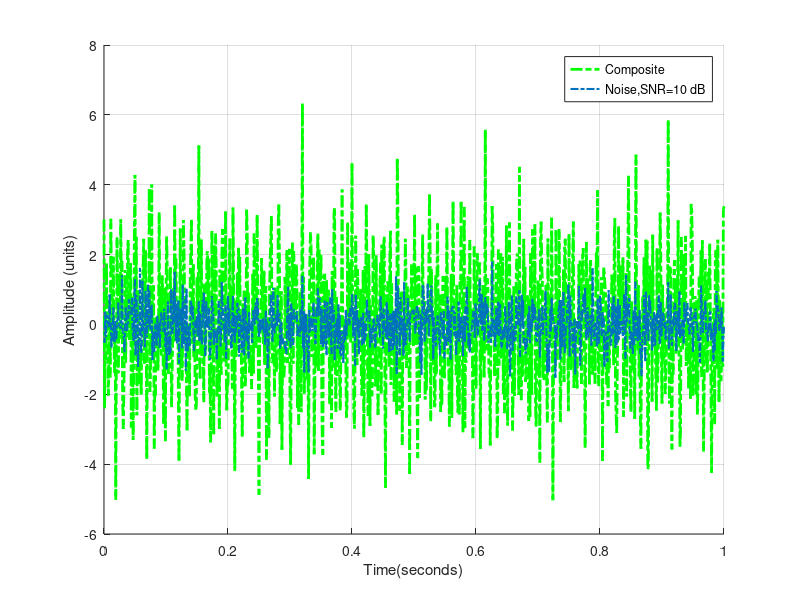
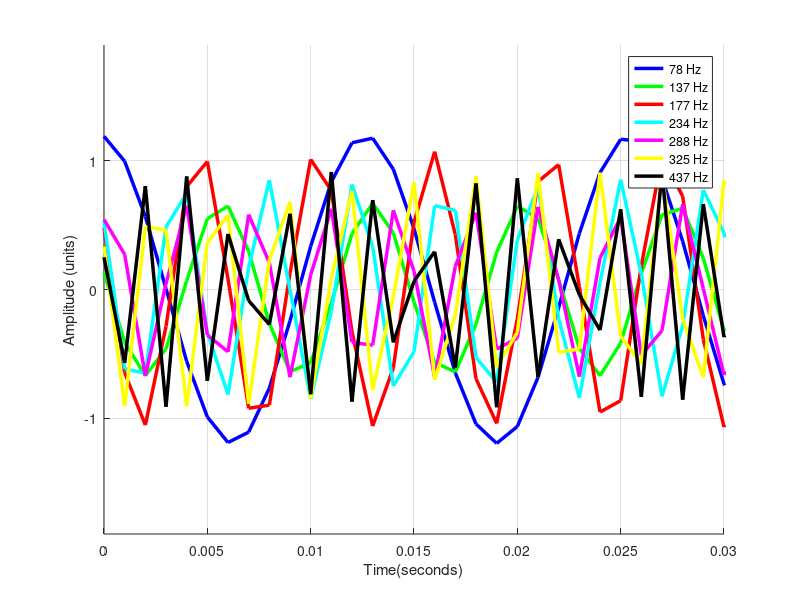
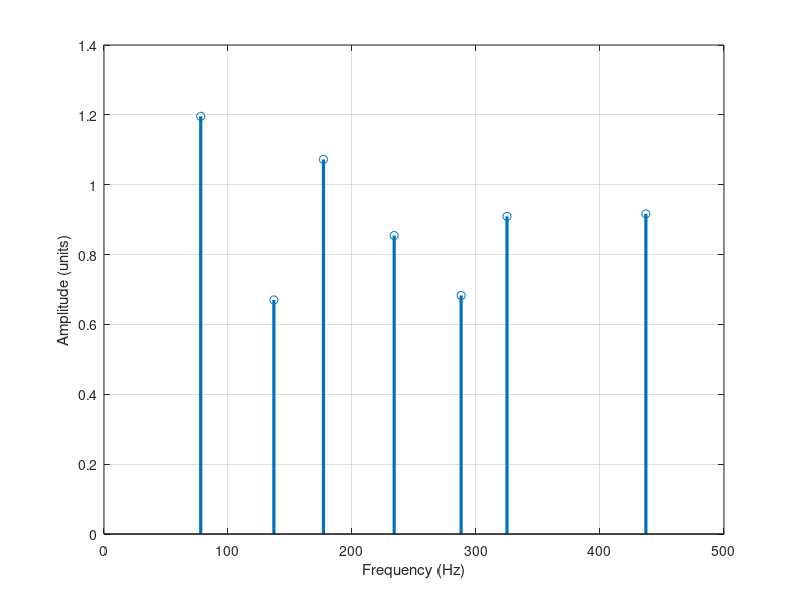

Write MATLAB code to recreate these figures, in order. (Note: this script raises an error after producing the figures.)
clear all;
close all;
clc;


%---------------------------Few initializations---------------------------%
T = 0.001;
a = 0;
b = 1;
t= [a:T:b];
%-------------------------------------------------------------------------%

%--------------------------Speficied Parameters for the signal----------%
N = length(t);
K = 7;
A =  .5 + (1)*rand(1,K);
phi = pi* rand(1,K);

f = [78, 137, 177, 234, 288, 325, 437];

PureSignal =  zeros (1,N);
Signals = zeros (K,N);
for i =1: K
    Signals(i,:) = A(i)*sin(2*pi*f(i)*t + phi(i));  
    PureSignal = PureSignal +  Signals(i,:);
end
SNRdB = 10;
Y =awgn(PureSignal,SNRdB,'measured');   % infecting the signal with noise


linewidth = 2.5;
figure,
hold on
plot(t, Y,'-.g','LineWidth',  linewidth-.5)
plot(t, Y - PureSignal, '-.', 'LineWidth', linewidth-1)
hold off
ylabel ('Amplitude (units)')
xlabel('Time(seconds)')
noise = strcat('Noise,SNR=', num2str(SNRdB), ' dB')
legend('Composite',noise)
grid on
% print -depsc2 SevenSignals_Noise

colors = ['b','g','r','c','m','y','k'];
figure, 
hold on
for i =1:K 
    plot (t,Signals(i,:), colors(i), 'LineWidth', linewidth);
end
hold off
axis ([.0 .03 -1.9 1.9])
str1 = strcat(num2str(f(1)), ' Hz');
str2 = strcat(num2str(f(2)), ' Hz');
str3 = strcat(num2str(f(3)), ' Hz');
str4 = strcat(num2str(f(4)), ' Hz');
str5 = strcat(num2str(f(5)), ' Hz');
str6 = strcat(num2str(f(6)), ' Hz');
str7 = strcat(num2str(f(7)), ' Hz');
ylabel ('Amplitude (units)')
xlabel('Time(seconds)')
legend( str1,str2,str3,str4,str5,str6,str7)
grid on 
% print -depsc2 DecomSevenSignals_Noise


figure, stem (f, A, 'LineWidth', 2.3)
xlabel('Frequency (Hz)')
ylabel ('Amplitude (units)')
grid on


initialFreqs = [70, 130, 180, 240, 270, 330, 450];     % Narrow BandPass center initial Frequencies

%----------------------Prefiltered Configuration -------------------------%

% Passband  +- 10% from initial center frequency %
% Stopband  +- 15% from initial center frequency %

Fs = 1/T; % 1 kHz sampling frequency as defined in the signal

d=fdesign.bandpass('Fst1,Fp1,Fp2,Fst2,Ast1,Ap,Ast2' , initialFreqs(1)-.15* initialFreqs(1) , initialFreqs(1)-.1* initialFreqs(1) ,initialFreqs(1) + .12* initialFreqs(1), initialFreqs(1) + .18* initialFreqs(1), 90,2,90, Fs); 
% designmethods(d);
Hd1 = design(d,'equiripple');


d=fdesign.bandpass('Fst1,Fp1,Fp2,Fst2,Ast1,Ap,Ast2' , initialFreqs(2)-.15* initialFreqs(2) , initialFreqs(2)-.1* initialFreqs(2) ,initialFreqs(2) + .1* initialFreqs(2), initialFreqs(2) + .15* initialFreqs(2), 90,2,90, Fs); 
Hd2 = design(d,'equiripple');

d=fdesign.bandpass('Fst1,Fp1,Fp2,Fst2,Ast1,Ap,Ast2' , initialFreqs(3)-.15* initialFreqs(3) , initialFreqs(3)-.1* initialFreqs(3) ,initialFreqs(3) + .1* initialFreqs(3), initialFreqs(3) + .15* initialFreqs(3), 90,2,90, Fs); 
Hd3 = design(d,'equiripple');

d=fdesign.bandpass('Fst1,Fp1,Fp2,Fst2,Ast1,Ap,Ast2' , initialFreqs(4)-.15* initialFreqs(4) , initialFreqs(4)-.1* initialFreqs(4) ,initialFreqs(4) + .1* initialFreqs(4), initialFreqs(4) + .15* initialFreqs(4), 90,2,90, Fs); 
Hd4 = design(d,'equiripple');

d=fdesign.bandpass('Fst1,Fp1,Fp2,Fst2,Ast1,Ap,Ast2' , initialFreqs(5)-.1* initialFreqs(5) , initialFreqs(5)-.08* initialFreqs(5) ,initialFreqs(5) + .08* initialFreqs(5), initialFreqs(5) + .15* initialFreqs(5), 90,2,90, Fs); 
Hd5 = design(d,'equiripple');

d=fdesign.bandpass('Fst1,Fp1,Fp2,Fst2,Ast1,Ap,Ast2' , initialFreqs(6)-.04* initialFreqs(6) , initialFreqs(6)-.02* initialFreqs(6) ,initialFreqs(6) + .02* initialFreqs(6), initialFreqs(6) + .04* initialFreqs(6), 90,2,90, Fs); 
Hd6 = design(d,'equiripple');

d=fdesign.bandpass('Fst1,Fp1,Fp2,Fst2,Ast1,Ap,Ast2' , initialFreqs(7)-.1* initialFreqs(7) , initialFreqs(7)-.04* initialFreqs(7) ,initialFreqs(7) + .04* initialFreqs(7), initialFreqs(7) + .1* initialFreqs(7), 90,2,90, Fs); 
Hd7 = design(d,'equiripple');

h = fvtool(Hd1,Hd2, Hd3, Hd4, Hd5, Hd6, Hd7 );   % get the handle to the graphics
set(h,'DesignMask','off'); % Turn off design mask
hchildren = get(h,'children');
haxes = hchildren(strcmpi(get(hchildren,'type'),'axes'));
hline = get(haxes,'children');
set(hline,'LineWidth', 1.8)
str1 = strcat('Bandpass, f_1(center) = ', num2str(initialFreqs(1)), 'Hz');
str2 = strcat('Bandpass, f_2(center) = ', num2str(initialFreqs(2)), 'Hz');
str3 = strcat('Bandpass, f_3(center) = ', num2str(initialFreqs(3)), 'Hz');
str4 = strcat('Bandpass, f_4(center) = ', num2str(initialFreqs(4)), 'Hz');
str5 = strcat('Bandpass, f_5(center) = ', num2str(initialFreqs(5)), 'Hz');
str6 = strcat('Bandpass, f_6(center) = ', num2str(initialFreqs(6)), 'Hz');
str7 = strcat('Bandpass, f_7(center) = ', num2str(initialFreqs(7)), 'Hz');
legend (str1,str2, str3, str4, str5, str6, str7);


NewY= filter(Hd1,Y);                            % Prefiltering
% figure, plot(t, Y, t , NewY)
% xlabel('t(sec)')
% ylabel('A(units)')
% legend('Signal', 'Filtered in 70 Hz range')

gamma = 0.001;
xi  = .15;
[X1, X2,X13]= NonUniform4thOrderANFFixedBlock(NewY, t, 2*pi*initialFreqs(1), gamma, xi);


NewY= filter(Hd2,Y);                            % Prefiltering

gamma = 0.001;
xi  = .15;
[X1, X2,X23]= NonUniform4thOrderANFFixedBlock(NewY, t, 2*pi*initialFreqs(2), gamma, xi);


NewY= filter(Hd3,Y);                            % Prefiltering

gamma = 0.001;
xi  = .15;
[X1, X2,X33]= NonUniform4thOrderANFFixedBlock(NewY, t, 2*pi*initialFreqs(3), gamma, xi);

NewY= filter(Hd4,Y);                           % Prefiltering

gamma = 0.001;
xi  = .015;
[X1, X2,X43]= NonUniform4thOrderANFFixedBlock(NewY, t, 2*pi* initialFreqs(4), gamma, xi);


%----------------------Using High Frequency estimation Trick for the other 3 freq--------------%

%-----------------------------Estimating f(5)---------------------------%
% figure, plot(t, Y);
NewY= filter(Hd5,Y);                          % Prefiltering
% figure, plot(t, NewY); 

deltaf = 70;                                % select offset 
f_c1 = initialFreqs(5)+deltaf;
Y_Sine  = NewY .* sin(2*pi*f_c1* t);           % Sine Modulate

Y_Cosine  = NewY .* cos(2*pi*f_c1* t);         % Cosine Modulate


d=fdesign.lowpass('Fp,Fst,Ap,Ast', deltaf, deltaf+10,1,90, Fs); 
Hd = design(d,'equiripple');
h = fvtool(Hd);   % get the handle to the graphics
set(h,'DesignMask','off'); % Turn off design mask
hchildren = get(h,'children');
haxes = hchildren(strcmpi(get(hchildren,'type'),'axes'));
hline = get(haxes,'children');
set(hline,'LineWidth', 1.8)
legend('lowpass filter')

% figure, plot(t, Y_Sine)
Y_Sine = filter(Hd,Y_Sine);                     % Apply Lowpass 1 stage
% figure, plot(t, Y_Sine)
Y_Cosine = filter(Hd,Y_Cosine);                 % Apply Lowpass 2 stage

A_Estimated = sum( sqrt( (2*Y_Sine).^2 + (2* Y_Cosine).^2) )/ length(t);  
Y_Sine =  Y_Sine / A_Estimated * 1.5;

% figure, plot(t,Y_Sine)

gamma = 0.001;
xi  = .15; 
[X1, X2,X53]= NonUniform4thOrderANFFixedBlock(Y_Sine, t, 2*pi*deltaf, gamma, xi);

%------------------------------------------------------------------------%


%--------------------------Estimating f(6)-----------------------------%
NewY= filter(Hd6,Y);                          % Prefiltering
% figure, plot(t, NewY); 

deltaf = 80;                                % select offset 
f_c2 = initialFreqs(6)+deltaf;
Y_Sine  = NewY .* sin(2*pi*f_c2* t);           % Sine Modulate

Y_Cosine  = NewY .* cos(2*pi*f_c2* t);         % Cosine Modulate


d=fdesign.lowpass('Fp,Fst,Ap,Ast', deltaf, deltaf+10,1,90, Fs); 
Hd = design(d,'equiripple');
h = fvtool(Hd);   % get the handle to the graphics
set(h,'DesignMask','off'); % Turn off design mask
hchildren = get(h,'children');
haxes = hchildren(strcmpi(get(hchildren,'type'),'axes'));
hline = get(haxes,'children');
set(hline,'LineWidth', 1.8)
legend('lowpass filter')

% figure, plot(t, Y_Sine)
Y_Sine = filter(Hd,Y_Sine);                     % Apply Lowpass 1 stage
% figure, plot(t, Y_Sine)
Y_Cosine = filter(Hd,Y_Cosine);                 % Apply Lowpass 2 stage

A_Estimated = sum( sqrt( (2*Y_Sine).^2 + (2* Y_Cosine).^2) )/ length(t);  
Y_Sine =  Y_Sine / A_Estimated * 2;

% figure, plot(t,Y_Sine)

gamma = 0.001;
xi  = .15; 
[X1, X2,X63]= NonUniform4thOrderANFFixedBlock(Y_Sine, t, 2*pi*deltaf, gamma, xi);
%-------------------------------------------------------------------------%

%--------------------------Estimating f(7)-----------------------------%
% figure, plot(t, Y)                          % Observe Before
NewY= filter(Hd7,Y);                          % Prefiltering
% figure, plot(t, NewY)                       % Observe After


deltaf = 100;                                % select offset 
f_c3 = initialFreqs(7)+deltaf;
Y_Sine  = NewY .* sin(2*pi*f_c3* t);           % Sine Modulate

Y_Cosine  = NewY .* cos(2*pi*f_c3* t);         % Cosine Modulate


% d=fdesign.lowpass('Fp,Fst,Ap,Ast', deltaf, deltaf+10,1,90, Fs);   % Dont use lowpass because of aliased frequency about 12 Hz

% Hd = design(d,'equiripple');
% h = fvtool(Hd);   % get the handle to the graphics
% set(h,'DesignMask','off'); % Turn off design mask
% hchildren = get(h,'children');
% haxes = hchildren(strcmpi(get(hchildren,'type'),'axes'));
% hline = get(haxes,'children');
% set(hline,'LineWidth', 1.8)
% legend('lowpass filter')
% 
% % figure, plot(t, Y_Sine)
% Y_Sine = filter(Hd,Y_Sine);                     % Apply Lowpass 1 stage
% % figure, plot(t, Y_Sine)
% Y_Cosine = filter(Hd,Y_Cosine);                 % Apply Lowpass 2 stage

A_Estimated = sum( sqrt( (2*Y_Sine).^2 + (2* Y_Cosine).^2) )/ length(t);  
Y_Sine =  Y_Sine / A_Estimated * 1.5;

% figure, plot(t,Y_Sine)

gamma = 0.001;
xi  = .015; 
[X1, X2,X73]= NonUniform4thOrderANFFixedBlock(Y_Sine, t, 2*pi*deltaf, gamma, xi);
%-------------------------------------------------------------------------%


unitStep = ones(1,N);
figure, plot(t, unitStep* f(1),t, unitStep* f(2),t, unitStep* f(3),t, unitStep* f(4),  t,X13/(2*pi), '-.', t,X23/(2*pi), '-.', t,X33/(2*pi), '-.',  t,X43/(2*pi), '-.', 'LineWidth', linewidth)
title('(a)')
% axis tight 
% title ('Prefiltered Configuration')
Ax = legend('True freq 1','True freq 2','True freq 3','True freq 4', 'Estimate 1','Estimate 2','Estimate 3','Estimate 4' )
Ax.FontSize = 14;
ylabel('Frequency (Hz)')
xlabel('Time (seconds)')
grid on
% print -depsc2 EstimatesForFiveArbitrary
%-------------------------------------------------------------------------%


figure, plot (t, unitStep* (f_c1 - f(5)),t, unitStep* (f_c2 - f(6)),t, unitStep* (f_c3 - f(7)), t,X53/(2*pi), '-.', t,X63/(2*pi),'-.',t,X73/(2*pi),'-.',  'LineWidth', linewidth)
title('(b)')
ylabel ('Frequency (Hz)')
xlabel('Time (seconds)')
Ax = legend('True freq offset 1','True freq offset 2', 'True freq offset 3', 'Estimate offset 1','Estimate offset 2', 'Estimate offset 3')
Ax.FontSize = 14;
grid on
